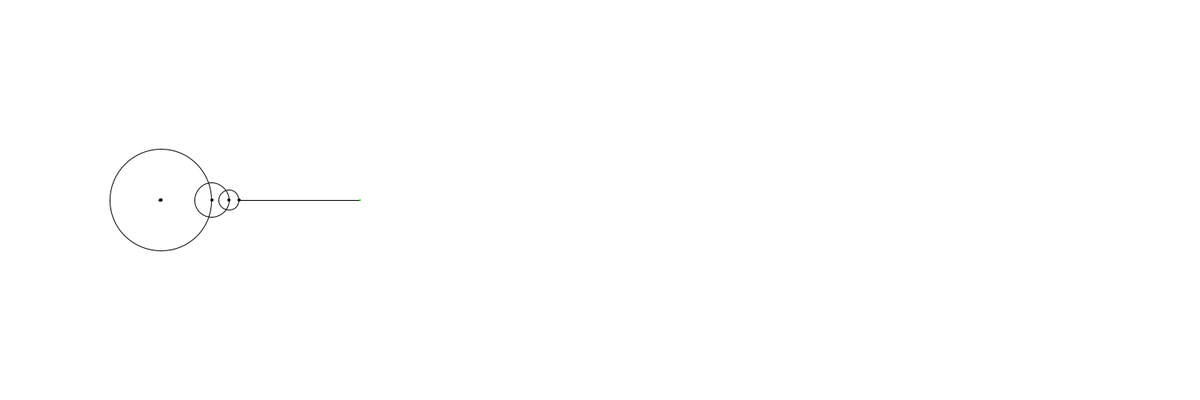
Frame 1 (no input)
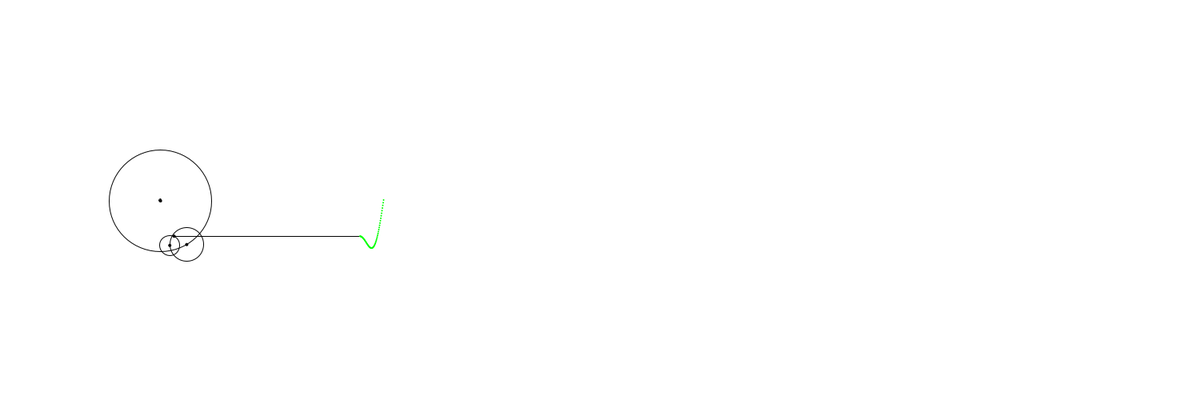
Frame 60 (the mouse pressed at the canvas centre just before this capture)
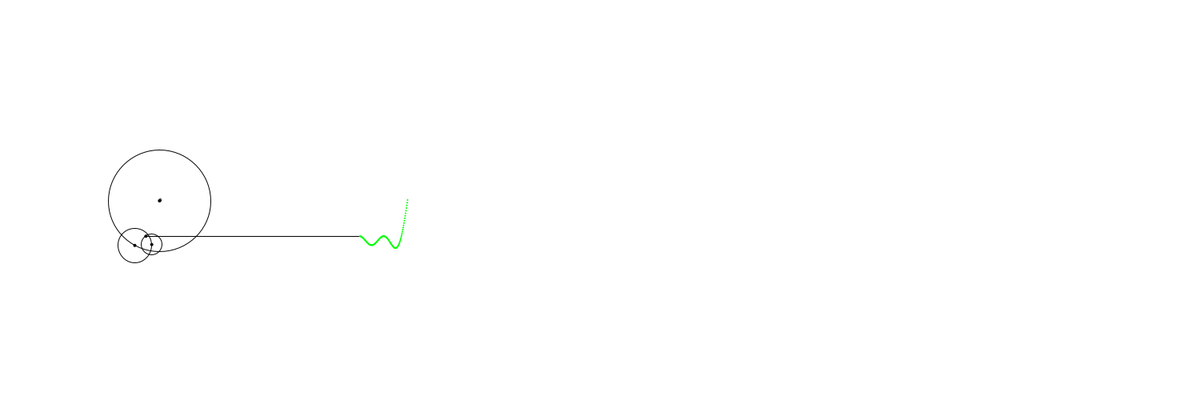
Frame 120 (the mouse held since frame 60 and released just before this capture)

The Processing sketch that drew these frames (run headless with seeded random() and noise(); from frame 60 on, the mouse is pressed at the canvas centre):

// Processing sketch: fourier
// ── fourier.pde
int spd = 1;
float time = 0.5;
Vecdir dad; 
Vecdir current;
//Dad's config
float dadlen = 4/PI;
float dadfreq = 1;
//If childsize and childfreq length are not equal then the program wont function.
float[] childsize = {50 * 4/(PI),50 * 4/(3*(PI)),50 * 4/(5*(PI))};
float[] childfreq = {1,3,5};

ArrayList<Dot> dots = new ArrayList<Dot>();
ArrayList<Vecdir> children = new ArrayList<Vecdir>();

void setup(){
  size(1500,500);
  //Set the origin
  dad = new Vecdir(200, height/2, dadlen, dadfreq);
  for(int i = 0; i < childsize.length;i++){
    children.add(new Vecdir(childsize[i],childfreq[i]));
  }
}

void draw(){
  for(int i = 0; i < 1; i++){
    background(255);
    dad.res();
    dad.rendercircle();
     for(int j = 0;j < childsize.length ; j++){
      if (j == 0){
        current = children.get(j);
        children.get(j).childof(dad);
      }
      else {
        children.get(j).childof(current);
        current = children.get(j);
      }
    }
    dots.add(new Dot());
    dots.get(dots.size()-1).imat(children.get(children.size()-1), 450);
    
    for(Vecdir j: children){
      j.rendercircle();
    }
    for(Dot j : dots){
      j.render();
      j.time(time);
    }
    if (dots.get(0).posx > width){
      dots.remove(0);
    }
    //println(children.get(2).orv);
    //println(children.get(2).resv);
  }
}

// ── dots.pde
class Dot{
  float size = 2;
  float posx;
  float posy;
  Dot(){
  }
  void imat(Vecdir me_, float loc_){
    posx = loc_;
    posy = me_.resv.y;
    rope(me_,loc_);
  }
  void imat(Vecdir me_){
    posx = me_.resv.x;
    posy = me_.resv.y;
  }
  void render(){
    noStroke();
    fill(0,255,0);
    circle(posx,posy,size);
  }
  void time(float time){
    posx = posx + time;
  }
  void rope(Vecdir me_,float loc_){
    line(me_.resv.x, me_.resv.y, loc_, me_.resv.y);
  }
}

// ── vec_circle.pde
class Vecdir{
  int size = 4;
  float refill = 0;//random(0,150);
  //Origin constructor
  PVector orv = new PVector();
  float angle = 0;
  float afq = 0;
  float len;
  Vecdir dad = null;
    
  //Resultant function
  PVector resv = new PVector();
  Vecdir(){
  };
  Vecdir(float x, float y,float len_, float afq_){
      orv.x = x;
      orv.y = y;
      len = len_;
      afq = radians(afq_);
      res();
  }
  //Constructor for a child.
  Vecdir(float len_, float afq_){
     len = len_;
     res();
     afq = radians(afq_);
  }
  void childof(Vecdir dad_){
     dad = dad_;
     orv = dad.resv.copy();
     res();
  }
  void res(){
    resv.x = orv.x + len*cos(angle);
    resv.y = orv.y + len*sin(angle);
    angle = angle + afq;
  }
  void render(){
    noStroke();
    fill(refill);
    circle(resv.x,resv.y,size);
  }
  void rendercircle(){
    noStroke();
    fill(refill);
    circle(resv.x,resv.y,size);
    noFill();
    stroke(2);
    circle(orv.x,orv.y,2*len);
  }
}
